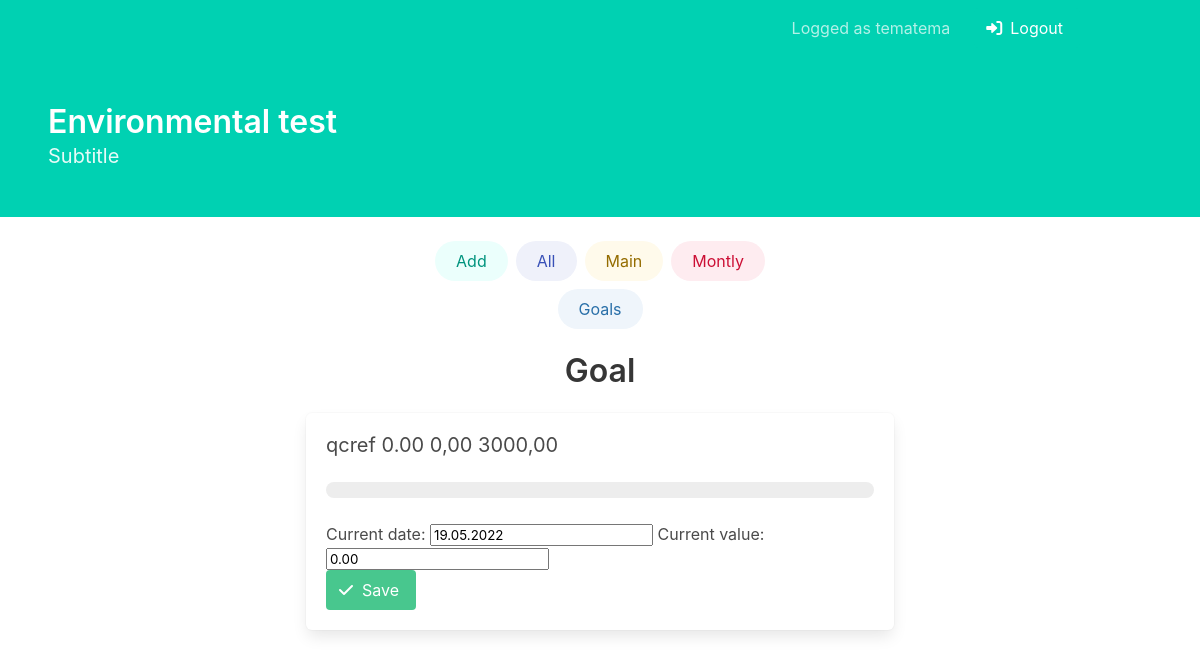
Page /goals/3/ (signed in) on the earlier database version.
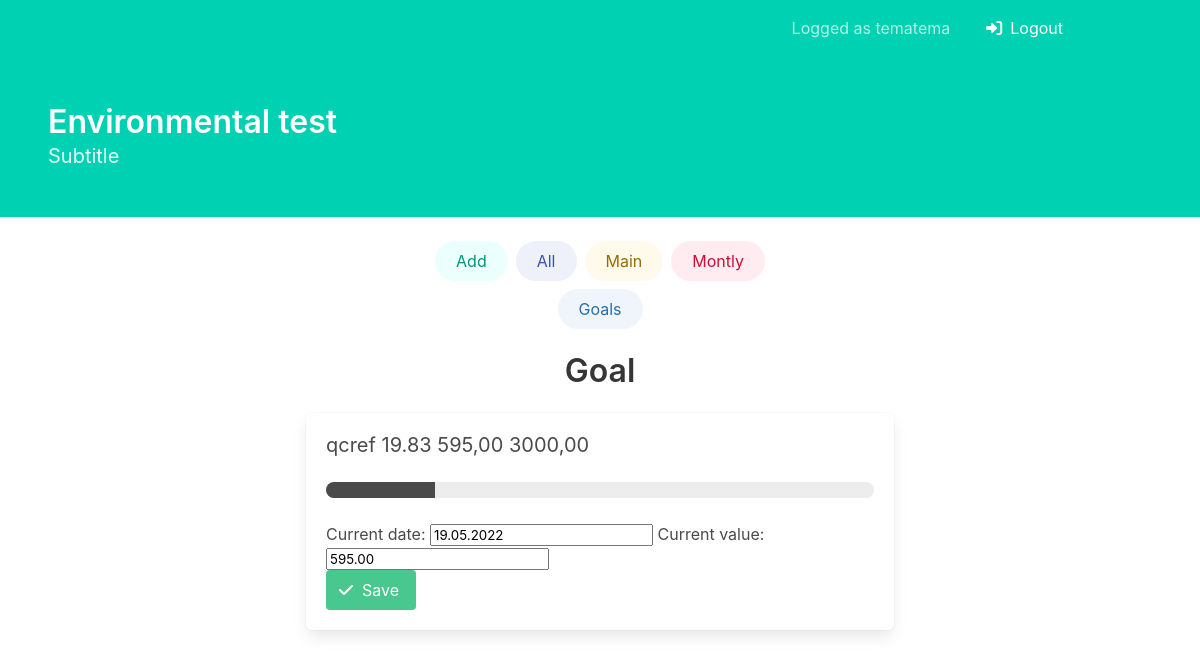
Same page on the later database version.
### goals/models.py (models this page shows, shortened)
class Goals(models.Model):
    name = models.CharField(max_length=50)
    current_date = models.DateField(default=timezone.now)
    current_value = models.DecimalField(max_digits=13, decimal_places=2, default=Decimal(00.00))
    current_percent = models.DecimalField(max_digits=4, decimal_places=2, default=Decimal(00.00))
    goal_date = models.DateField()
    goal_value = models.DecimalField(max_digits=13, decimal_places=2)

### goals/views.py (the view)
# urls.py: path('<int:id>/', views.view_goal, name='view_goal'),
@login_required
def view_goal(request, id):
    goal = Goals.objects.get(id=id)
    percent = Decimal(00.00)
    if request.method == "POST":
        form = GoalEditForm(request.POST, instance=goal)
        if form.is_valid():
            goal = form.save(commit=False)
            if (goal.current_value != 0 ):
                percent = (goal.current_value / goal.goal_value) * 100
                percent = percent.quantize(Decimal("1.00"), ROUND_FLOOR)
            goal.current_percent = percent
            goal.save()
    else:
        form = GoalEditForm(instance=goal)
    return render(request, 'view_goal.html', {'date': CURRENT_DATE, 'form': form, 'goal': goal})

### goals/forms.py
class GoalEditForm(forms.ModelForm):
    class Meta:
        model = Goals
        fields = ('current_date', 'current_value')

### goals/templates/view_goal.html (shortened to what this page needs)
{% extends 'base.html' %}
{% block content %}
    <div class="block">
        <center>
            <h1 class="title">Goal</h1>
        </center>
    </div>
    <div class="box">
        <h2 class="subtitle">{{ goal.name }} {{ goal.current_percent|floatformat:"2u" }} {{ goal.current_value }} {{ goal.goal_value }}</h2>
        <progress class="progress" value="{{ goal.current_percent|floatformat:"2u" }}" max="100">15%</progress>
        <form method="POST" class="post-form">
            {{ form }}
            <div class="block">
                <button type="submit" class="button is-success">
                    <span class="icon is-small">
                        <i class="fas fa-check"></i>
                    </span>
                    <span>Save</span>
                </button>
            </div>
        </form>
    </div>
{% endblock content %}

Differences in the rows shown:
changed Goals "qcref": current_percent "0.00" → "19.83"; current_value "0,00" → "595,00"; current_value "0.00" → "595.00"
